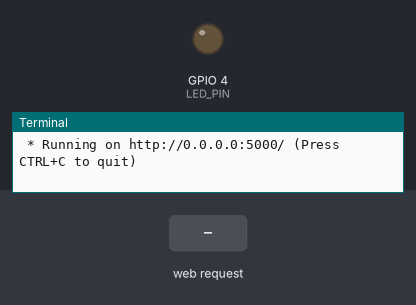
A program run on a simulated Raspberry Pi (BCM pin numbers). Shown: output pins drawn as LEDs (lit = HIGH), the last lines printed to the terminal. The inputs (shaded band) are chosen by the test bench. The clock reads 2024-03-15 10:24:30 at power-on unless the program sets it.

Above: at 1.2 s.
1.3 s: HTTP request for /led/on received
At 2.0 s:
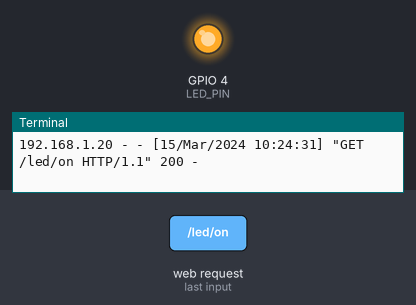
4.3 s: HTTP request for /led/off received
At 5.4 s:
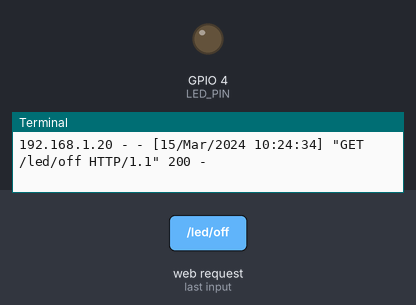
Timing chart, 0 to 7.3 s (numbered marks = the images above; inputs shaded):
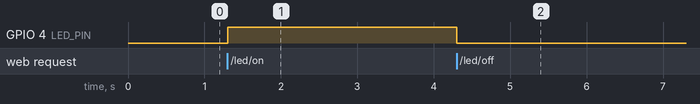

Measured:
- after the input at 1.3 s, GPIO 4 (LED_PIN): LOW → HIGH at once
- after the input at 4.3 s, GPIO 4 (LED_PIN): HIGH → LOW at once

The program:

flask_led2.py
```python
from flask import Flask, render_template
import RPi.GPIO as GPIO

LED_PIN = 4

# flask 객체 생성
app = Flask(__name__)

GPIO.setmode(GPIO.BCM)
GPIO.setup(LED_PIN, GPIO.OUT)


# 0.0.0.0:5000/
@app.route("/")
def home():
  return render_template('led.html')

@app.route("/led/<op>")
def led_op(op):
    if op == "on":
        GPIO.output(LED_PIN, GPIO.HIGH)
        return "LED ON"
    elif op == "off":
        GPIO.output(LED_PIN, GPIO.LOW)
        return "LED OFF"

# @app.route("/led/on")
# def led_on():
#   return '''
#     <p>LED ON</p>
#     <a href="/">Go Home</a>
#   '''

# @app.route("/led/off")
# def led_off():
#   return '''
#     <p>LED OFF</p>
#     <a href="/">Go Home</a>
#   '''

# 터미널에서 직접 실행시킨 경우
if __name__ == "__main__":
    try:
        app.run(host="0.0.0.0")
    finally:
        GPIO.cleanup()
```
